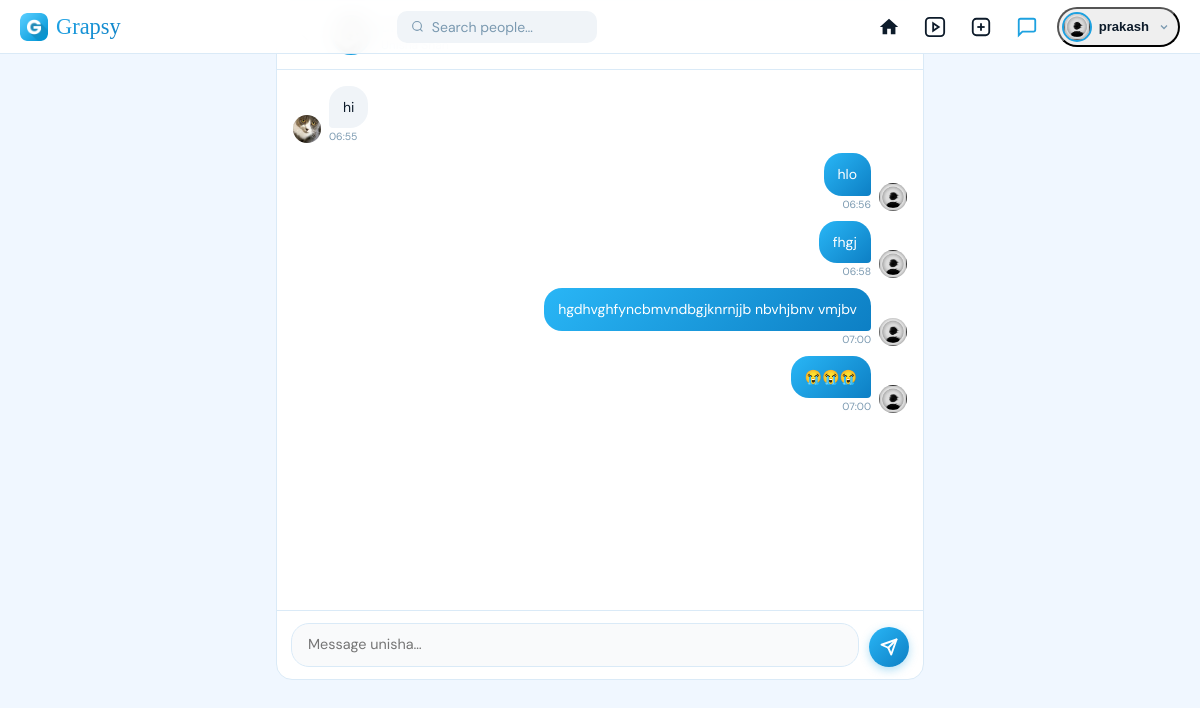
Screenshot of /messages/2 (signed in) with the database file from the repository.
### tables this page shows
CREATE TABLE users (
                id INTEGER PRIMARY KEY AUTOINCREMENT,
                username TEXT UNIQUE NOT NULL,
                password TEXT NOT NULL,
                name TEXT NOT NULL,
                email TEXT UNIQUE NOT NULL,
                country TEXT NOT NULL,
                phone TEXT NOT NULL
            , profile_pic TEXT, bio TEXT DEFAULT "");

CREATE TABLE messages (
                id          INTEGER PRIMARY KEY AUTOINCREMENT,
                sender_id   INTEGER NOT NULL,
                receiver_id INTEGER NOT NULL,
                body        TEXT NOT NULL,
                is_read     INTEGER DEFAULT 0,
                created_at  DATETIME DEFAULT CURRENT_TIMESTAMP,
                FOREIGN KEY(sender_id)   REFERENCES users(id),
                FOREIGN KEY(receiver_id) REFERENCES users(id)
            );

### app.py (the view)
@app.route("/messages/<int:other_id>")
@login_required
def chat(other_id):
    me    = get_user(session["username"])
    if me is None:
        session.clear()
        flash("Session expired. Please log in again.", "warning")
        return redirect(url_for("login"))
    other = get_user_by_id(other_id)
    if not other: return redirect(url_for("messages"))
    with get_db() as conn:
        msgs = conn.execute('''
            SELECT m.*, u.username, u.profile_pic
            FROM messages m JOIN users u ON u.id=m.sender_id
            WHERE (m.sender_id=? AND m.receiver_id=?) OR (m.sender_id=? AND m.receiver_id=?)
            ORDER BY m.created_at ASC
        ''', (me["id"], other_id, other_id, me["id"])).fetchall()
        conn.execute("UPDATE messages SET is_read=1 WHERE sender_id=? AND receiver_id=? AND is_read=0",
                     (other_id, me["id"]))
        conn.commit()
        unread_count = conn.execute(
            "SELECT COUNT(*) FROM messages WHERE receiver_id=? AND is_read=0", (me["id"],)
        ).fetchone()[0]
    return render_template("chat.html", me=me, other=other, msgs=msgs, pic_url=pic_url, unread_count=unread_count)

### app.py (called while the page is built)
def get_db():
    conn = sqlite3.connect("users.db")
    conn.row_factory = sqlite3.Row
    return conn

def get_user(username):
    with get_db() as conn:
        return conn.execute("SELECT * FROM users WHERE username=?", (username,)).fetchone()

def get_user_by_id(uid):
    with get_db() as conn:
        return conn.execute("SELECT * FROM users WHERE id=?", (uid,)).fetchone()

def pic_url(user):
    if user and user["profile_pic"]:
        return url_for("static", filename=f"uploads/profile_pics/{user['profile_pic']}")
    return url_for("static", filename="logo.png")

def login_required(f):
    @wraps(f)
    def decorated(*args, **kwargs):
        if "username" not in session:
            flash("Please login first!", "error")
            return redirect(url_for("login"))
        return f(*args, **kwargs)
    return decorated

### templates/chat.html (shortened to what this page needs)
{% extends "base.html" %}
{% block content %}
<div class="chat-page">
  <div class="chat-card">
    <div class="chat-header">
      <a href="{{ url_for('messages') }}" class="chat-back">
      </a>
      <a href="{{ url_for('profile', username=other.username) }}" style="display:flex;align-items:center;gap:10px;text-decoration:none;color:inherit">
        <div class="chat-header-info">
          <div class="chat-username">{{ other.username }}</div>
          <div class="chat-status">{{ other.name }}</div>
        </div>
      </a>
    </div>
    <div class="messages-area" id="messagesArea">
      {% for msg in msgs %}
      <div class="msg-bubble-wrap {% if msg.sender_id == me.id %}mine{% endif %}">
        <img src="{{ pic_url(msg) }}" alt="{{ msg.username }}">
        <div class="msg-bubble-inner">
          <div class="msg-bubble {% if msg.sender_id == me.id %}mine{% else %}theirs{% endif %}">{{ msg.body | e }}</div>
          <div class="msg-time {% if msg.sender_id != me.id %}theirs-time{% endif %}">{{ msg.created_at[11:16] }}</div>
        </div>
      </div>
      {% endfor %}
    </div>
    <div class="chat-input-row">
      <textarea class="chat-input" id="chatInput" rows="1"
                placeholder="Message {{ other.username }}…"
                onkeydown="if(event.key==='Enter' && !event.shiftKey){event.preventDefault();sendMsg()}"
                oninput="autoResize(this)"></textarea>
      <button class="send-btn" onclick="sendMsg()" id="sendBtn">
        <svg viewBox="0 0 24 24" fill="none" stroke="currentColor" stroke-width="2.5" stroke-linecap="round" stroke-linejoin="round">
          <line x1="22" y1="2" x2="11" y2="13"/><polygon points="22 2 15 22 11 13 2 9 22 2"/>
        </svg>
      </button>
    </div>
  </div>
</div>
{% endblock %}

### templates/base.html (shortened to what this page needs)
<!DOCTYPE html>
<html lang="en">
<head>
</head>
<body>
<nav>
  <a class="nav-logo" href="{{ url_for('home') }}">
    <img src="{{ url_for('static', filename='logo.png') }}" alt="G">
    Grapsy
  </a>
  <form class="nav-search" action="{{ url_for('search') }}" method="get">
    <svg viewBox="0 0 24 24" fill="none" stroke="#7a99b0" stroke-width="2" width="15" height="15"><circle cx="11" cy="11" r="8"/><line x1="21" y1="21" x2="16.65" y2="16.65"/></svg>
    <input type="text" name="q" placeholder="Search people…" value="{{ request.args.get('q','') }}">
  </form>
  <div class="nav-icons">
    <a class="nav-btn {% if request.endpoint=='home' %}active{% endif %}" href="{{ url_for('home') }}" title="Home">
      <svg viewBox="0 0 24 24" fill="currentColor"><path d="M10 20v-6h4v6h5v-8h3L12 3 2 12h3v8z"/></svg>
    </a>
    <a class="nav-btn {% if request.endpoint=='reels' %}active{% endif %}" href="{{ url_for('reels') }}" title="Reels">
      <svg viewBox="0 0 24 24" fill="none" stroke="currentColor" stroke-width="2"><rect x="2" y="2" width="20" height="20" rx="4"/><polygon points="10,8 16,12 10,16"/></svg>
    </a>
    <div class="create-wrap" id="createWrap">
      <button class="nav-btn" onclick="toggleCreate(event)" title="Create">
        <svg viewBox="0 0 24 24" fill="none" stroke="currentColor" stroke-width="2"><rect x="3" y="3" width="18" height="18" rx="4"/><line x1="12" y1="8" x2="12" y2="16"/><line x1="8" y1="12" x2="16" y2="12"/></svg>
      </button>
    </div>
    <a class="nav-btn {% if request.endpoint in ['messages','chat'] %}active{% endif %}" href="{{ url_for('messages') }}" title="Messages">
      <svg viewBox="0 0 24 24" fill="none" stroke="currentColor" stroke-width="2"><path d="M21 15a2 2 0 0 1-2 2H7l-4 4V5a2 2 0 0 1 2-2h14a2 2 0 0 1 2 2z"/></svg>
    </a>
    <div class="create-wrap" id="profileWrap">
      <button class="nav-avatar-wrap" onclick="toggleProfile(event)">
        <img src="{{ pic_url(me) }}" alt="avatar" class="nav-avatar-img" id="navAvatar">
        <span class="nav-avatar-username">{{ me.username }}</span>
        <svg viewBox="0 0 24 24" fill="none" stroke="currentColor" stroke-width="2.5" width="12" height="12" style="margin-left:2px;color:var(--muted)"><polyline points="6 9 12 15 18 9"/></svg>
      </button>
    </div>
  </div>
</nav>
<main>{% block content %}{% endblock %}</main>
</body>
</html>

### templates/base.html (style rules this page uses)
:root { --bg: #f0f7ff; --card: #fff; --border: #daeaf7; --text: #0d1b2a; --muted: #7a99b0; --accent: #1da1e0; --accent2: #0d7fc4; --grad: linear-gradient(135deg,#29b6f6,#0d7fc4); --red: #ef4444; --nav-h: 54px; }
*,*::before,*::after { box-sizing:border-box;margin:0;padding:0 }
body { font-family:'DM Sans',sans-serif;background:var(--bg);color:var(--text);min-height:100vh }
a { text-decoration:none;color:inherit }
nav { position:fixed;top:0;left:0;right:0;height:var(--nav-h);background:rgba(255,255,255,.95);backdrop-filter:blur(12px);border-bottom:1px solid var(--border);display:flex;align-items:center;justify-content:space-between;padding:0 20px;z-index:200 }
.nav-logo { font-family:'Playfair Display',serif;font-size:1.4rem;background:var(--grad);-webkit-background-clip:text;-webkit-text-fill-color:transparent;background-clip:text;display:flex;align-items:center;gap:8px }
.nav-logo img { width:28px;height:28px;border-radius:7px }
.nav-search { display:flex;align-items:center;gap:8px;background:#f0f4f8;border-radius:10px;padding:7px 14px;width:200px;transition:.2s }
.nav-search input { border:none;background:transparent;outline:none;font-family:'DM Sans',sans-serif;font-size:.875rem;width:100%;color:var(--text) }
.nav-search input::placeholder { color:var(--muted) }
.nav-icons { display:flex;align-items:center;gap:14px }
.nav-btn { background:none;border:none;cursor:pointer;color:var(--text);padding:5px;border-radius:8px;display:flex;align-items:center;justify-content:center;position:relative;transition:.15s;text-decoration:none }
.nav-btn svg { width:22px;height:22px }
.nav-btn.active { color:var(--accent) }
.nav-avatar-wrap { display:flex;align-items:center;gap:7px;cursor:pointer;padding:3px 8px 3px 3px;border-radius:20px;transition:.15s }
.nav-avatar-img { width:30px;height:30px;border-radius:50%;object-fit:cover;border:2px solid var(--accent) }
.nav-avatar-username { font-size:.82rem;font-weight:600;color:var(--text);max-width:90px;overflow:hidden;text-overflow:ellipsis;white-space:nowrap }
main { padding-top:calc(var(--nav-h)+20px);min-height:100vh }
.create-wrap { position:relative }

### templates/chat.html (style rules this page uses)
.chat-page { max-width:680px;margin:0 auto;padding:0 16px 40px }
.chat-card { background:var(--card);border:1px solid var(--border);border-radius:16px;overflow:hidden;display:flex;flex-direction:column;height:calc(100vh - 120px) }
.chat-header { padding:14px 18px;border-bottom:1px solid var(--border);display:flex;align-items:center;gap:12px;flex-shrink:0 }
.chat-header a { display:flex;align-items:center;gap:10px;color:inherit }
.chat-header-info .chat-username { font-weight:700;font-size:.95rem }
.chat-header-info .chat-status { font-size:.75rem;color:var(--muted) }
.chat-back { margin-right:4px;color:var(--muted);display:flex;align-items:center }
.messages-area { flex:1;overflow-y:auto;padding:16px;display:flex;flex-direction:column;gap:10px;scroll-behavior:smooth }
.msg-bubble-wrap { display:flex;align-items:flex-end;gap:8px;max-width:100% }
.msg-bubble-wrap.mine { flex-direction:row-reverse }
.msg-bubble-wrap img { width:28px;height:28px;border-radius:50%;object-fit:cover;flex-shrink:0 }
.msg-bubble-inner { max-width:calc(100% - 36px);display:flex;flex-direction:column }
.msg-bubble-wrap.mine .msg-bubble-inner { align-items:flex-end }
.msg-bubble { display:inline-block;max-width:100%;padding:10px 14px;border-radius:18px;font-size:.875rem;line-height:1.6;overflow-wrap:break-word;word-break:break-word }
.msg-bubble.theirs { background:#f0f4f8;color:var(--text);border-bottom-left-radius:4px }
.msg-bubble.mine { background:var(--grad);color:#fff;border-bottom-right-radius:4px }
.msg-time { font-size:.65rem;color:var(--muted);margin-top:2px;text-align:right }
.msg-time.theirs-time { text-align:left }
.chat-input-row { padding:12px 14px;border-top:1px solid var(--border);display:flex;align-items:flex-end;gap:10px;flex-shrink:0 }
.chat-input { flex:1;padding:10px 16px;border:1.5px solid var(--border);border-radius:18px;outline:none;font-family:'DM Sans',sans-serif;font-size:.9rem;color:var(--text);background:#f9fafb;transition:.2s;resize:none;max-height:120px;overflow-y:auto;line-height:1.5 }
.send-btn { width:40px;height:40px;border-radius:50%;background:var(--grad);border:none;cursor:pointer;display:flex;align-items:center;justify-content:center;transition:.2s;flex-shrink:0;box-shadow:0 3px 10px rgba(29,161,224,.35) }
.send-btn svg { width:18px;height:18px;color:#fff }

### rows the page displays
users: username "prakash"
messages: shows a picture, body "hi", created_at "06:55"
messages: body "hlo", created_at "06:56"
messages: body "fhgj", created_at "06:58"
messages: body "hgdhvghfyncbmvndbgjknrnjjb nbvhjbnv vmjbv", created_at "07:00"
messages: body "😭😭😭", created_at "07:00"
users: username "Message unisha…"
